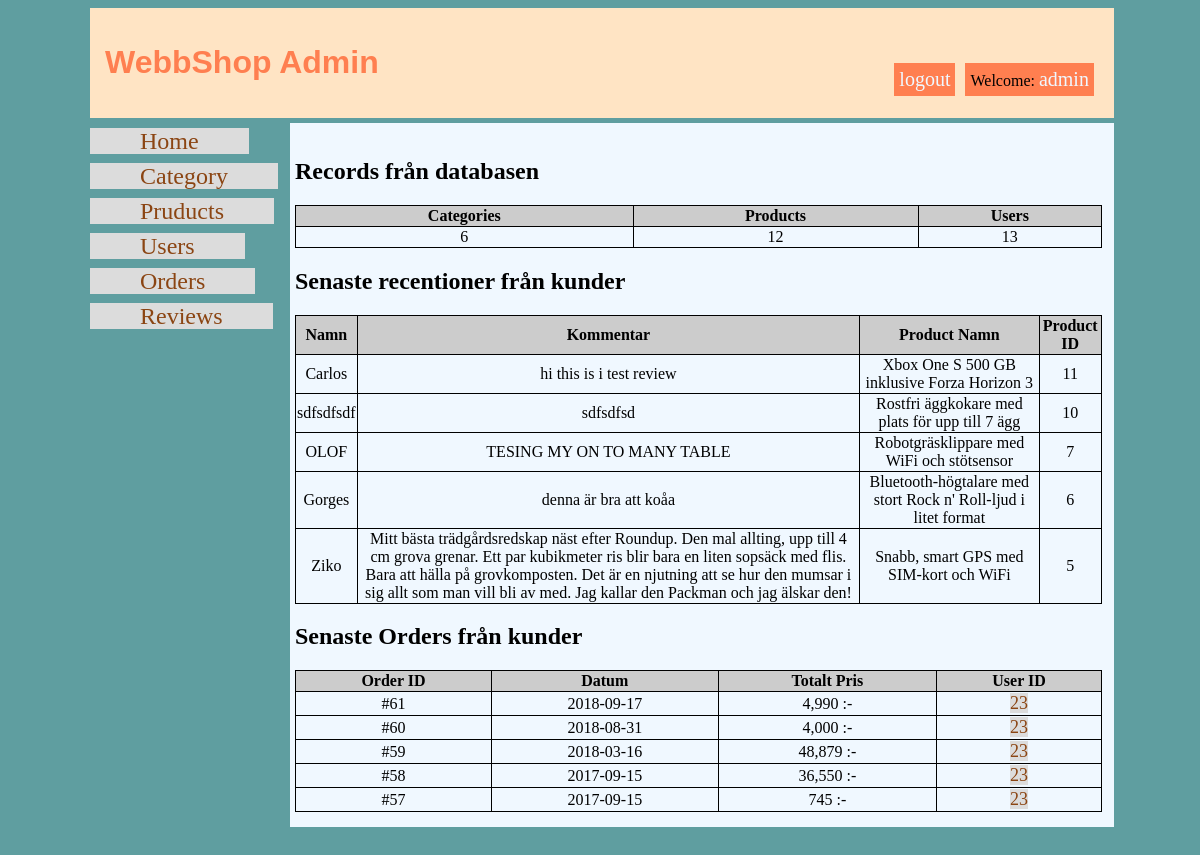
The page /admin/index.php (signed in) on the database its author committed.
### tables this page shows
CREATE TABLE `reviews` (
  `ID` int(11) NOT NULL,
  `ProductID` int(11) NOT NULL,
  `Name` varchar(100) NOT NULL,
  `Comment` text NOT NULL
);

CREATE TABLE `products` (
  `ProductID` int(11) NOT NULL,
  `CategoryID` int(11) NOT NULL,
  `ProductTitle` varchar(255) NOT NULL,
  `ProductDescription` varchar(300) NOT NULL,
  `ProductImg` varchar(255) NOT NULL,
  `ProductPrice` float NOT NULL,
  `ProductStatus` tinyint(1) NOT NULL,
  `ProductSpecification` varchar(700) NOT NULL,
  `ProductDetails` varchar(1000) NOT NULL,
  `ProductQty` int(2) NOT NULL
);

CREATE TABLE `orders` (
  `OrderID` int(11) NOT NULL,
  `TotaltPrice` decimal(10,0) NOT NULL,
  `OrderDate` date NOT NULL,
  `UserID` int(11) NOT NULL,
  `PaymentID` int(11) NOT NULL
);

### admin/index.php (the view, shortened to what this page needs)
<?php error_reporting(E_ALL);
	include('inc/admin_header.php');
 if(isset($_SESSION['admin'])){
                            echo"<div id='right'>";
                            echo"<h1>Records från databasen</h1>";
                $sql1 = "SELECT COUNT(*) FROM categories";
                $result1 = mysqli_query($conn, $sql1);
                $sql2 = "SELECT COUNT(*) FROM products";
                $result2 = mysqli_query($conn, $sql2);
                $sql3 = "SELECT COUNT(*) FROM users";
                $result3 = mysqli_query($conn, $sql3);
                $row1 = mysqli_fetch_array($result1);
                $row2 = mysqli_fetch_array($result2);
                $row3 = mysqli_fetch_array($result3);
                      echo "<table>
                      <tr><th>Categories</th>
                      <th>Products</th>
                      <th>Users</th>
                      </tr>
                      <tr><td> ".$row1[0] ."</td>
                      <td> ".$row2[0] ."</td>
                      <td> ".$row3[0] ."</td>
                      </tr>
                      </table>";
                    echo"</div>";
                            echo"<div id='right'>";
                            echo"<h1>Senaste recentioner från kunder</h1>";
                $sql9 = "SELECT * FROM reviews
                JOIN products ON
                products.ProductID = reviews.ProductID ORDER BY ID DESC LIMIT 5";
                $result9 = mysqli_query($conn, $sql9);
                     echo "<table>
                              <tr><th>Namn</th>
                              <th>Kommentar</th>
                              <th>Product Namn</th>
                              <th>Product ID</th>
                              </tr>";
                if (mysqli_num_rows($result9) > 0) {
                    while($row9 = mysqli_fetch_array($result9)) {
                    $pro_id = $row9['ProductID'];
                    $pro_namn = $row9['ProductTitle'];
                    $namn = $row9['Name'];
                    $comment = $row9['Comment'];
                              echo"<tr>
                              <td> ".$namn."</td>
                              <td> ".$comment."</td>
                              <td> ".$pro_namn."</td>
                              <td> ".$pro_id."</td>
                              </tr>";
                                }
                    }
        echo"</table>";
                            echo"</div>";
                            echo"<div id='right'>";
                            echo"<h1>Senaste Orders från kunder</h1>";
                $sql9 = "SELECT * FROM orders ORDER BY OrderID DESC LIMIT 5";
                $result9 = mysqli_query($conn, $sql9);
                     echo "<table>
                              <tr>
                              <th>Order ID</th>
                              <th>Datum</th>
                              <th>Totalt Pris</th>
                              <th>User ID</th>
                              </tr>";
                if (mysqli_num_rows($result9) > 0) {
                    while($row9 = mysqli_fetch_array($result9)) {
                    $OrderID = $row9['OrderID'];
                    $date = $row9['OrderDate'];
                    $totalt = $row9['TotaltPrice'];
                    $userID = $row9['UserID'];
                              echo"<tr>
                              <td> #".$OrderID."</td>
                              <td> ".$date."</td>
                              <td> ".number_format($totalt, 0)." :-</td>
                              <td><a href='admin_user.php?action=editUser&id=".$userID."'> ".$userID."</a></td>
                              </tr>";
                                }
                    }
        echo"</table>";
                            echo"</div>";
include('inc/admin_footer.php');
 }else{
      $_SESSION['message'] = "Du har inte tillgång till denna sida";
                            header("location: ../admin.php");
 }
?>

### admin/css/style.css (style rules this page uses)
body { background-color: cadetblue; }
section a { text-decoration: none; color: saddlebrown; font-size: 18px; background-color: gainsboro; }
th { border: 1px solid black; text-align: center; background-color: #CCCCCC; }
td { border: 1px solid black; text-align: center; }
table { border-collapse: collapse; width: 100%; text-align: center; }

### rows shown on the page
reviews: Name "Carlos", Comment "hi this is i test review", ProductID.ProductTitle "Xbox One S 500 GB inklusive Forza Horizon 3", ProductID.ProductID "11"
reviews: Name "sdfsdfsdf", Comment "sdfsdfsd", ProductID.ProductTitle "Rostfri äggkokare med plats för upp till 7 ägg", ProductID.ProductID "10"
reviews: Name "OLOF", Comment "TESING MY ON TO MANY TABLE", ProductID.ProductTitle "Robotgräsklippare med WiFi och stötsensor", ProductID.ProductID "7"
reviews: Name "Gorges", Comment "denna är bra att koåa", ProductID.ProductTitle "Bluetooth-högtalare med stort Rock n' Roll-ljud i litet format", ProductID.ProductID "6"
reviews: Name "Ziko", Comment "Mitt bästa trädgårdsredskap näst efter Roundup. Den mal allting, upp till 4 cm grova grenar. Ett par kubikmeter ris blir bara en liten sopsäck med flis. Bara att hälla på grovkomposten. Det är en njutning att se hur den mumsar i sig allt som man vill bli av med. Jag kallar den Packman och jag älskar den!", ProductID.ProductTitle "Snabb, smart GPS med SIM-kort och WiFi", ProductID.ProductID "5"
orders: OrderID "61", OrderDate "2018-09-17", TotaltPrice "4,990", UserID "23"
orders: OrderID "60", OrderDate "2018-08-31", TotaltPrice "4,000", UserID "23"
orders: OrderID "59", OrderDate "2018-03-16", TotaltPrice "48,879", UserID "23"
orders: OrderID "58", OrderDate "2017-09-15", TotaltPrice "36,550", UserID "23"
orders: OrderID "57", OrderDate "2017-09-15", TotaltPrice "745", UserID "23"

### other values the page prints
$_SESSION['useradmin'] "admin"
$row1[0] "6"
$row2[0] "12"
$row3[0] "13"
